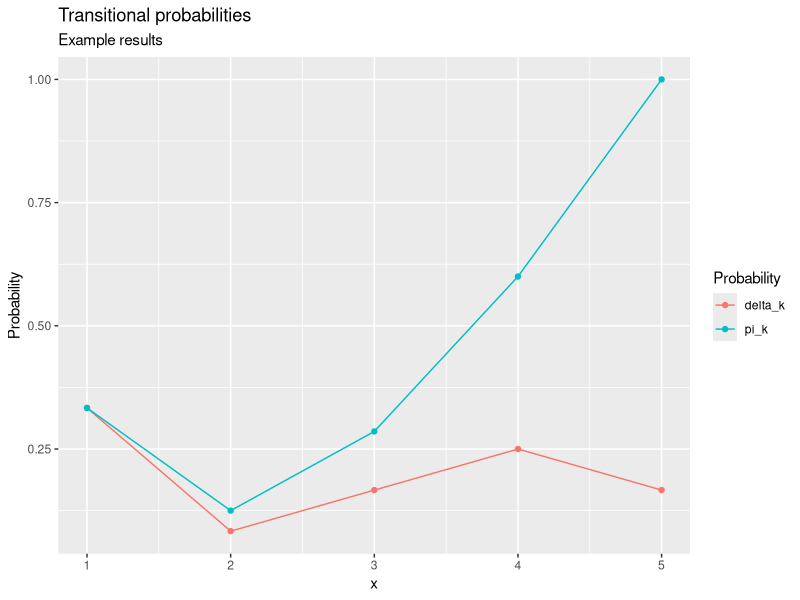

Reproduce this figure in R.

# delta_k
delta <- c(1/3,1/3,1/3)
delta <- c(1/3,1/12,1/6,1/4,1/6)
# p_k
pi <- delta[1]
for(k in 2:length(delta)) {
  pi <- c(pi, delta[k]/prod(1 - pi))
}
# n_k
X <- matrix(ncol = 5)
N <- 1000
for(i in 1:10000) {
  n <- N
  x <- c()
  for(k in 1:length(delta)) {
    D <- rbinom(1,n,pi[k])
    x <- c(x,D)
    n <- n - D
  }
  X <- rbind(X,x)
}
X <- X[-1,]

colMeans(X) / N
delta

# plot densities
library(ggplot2)
library(dplyr)
data.frame(x = 1:5, delta.k = delta, pi.k = pi) %>%
  ggplot(aes(x = x, y = delta.k, col = "delta_k")) +
  geom_point() +
  geom_line() +
  geom_point(aes(y = pi, col = "pi_k")) +
  geom_line(aes(y = pi, col = "pi_k")) +
  ggtitle("Transitional probabilities", "Example results") +
  labs(y = "Probability", col = "Probability")
